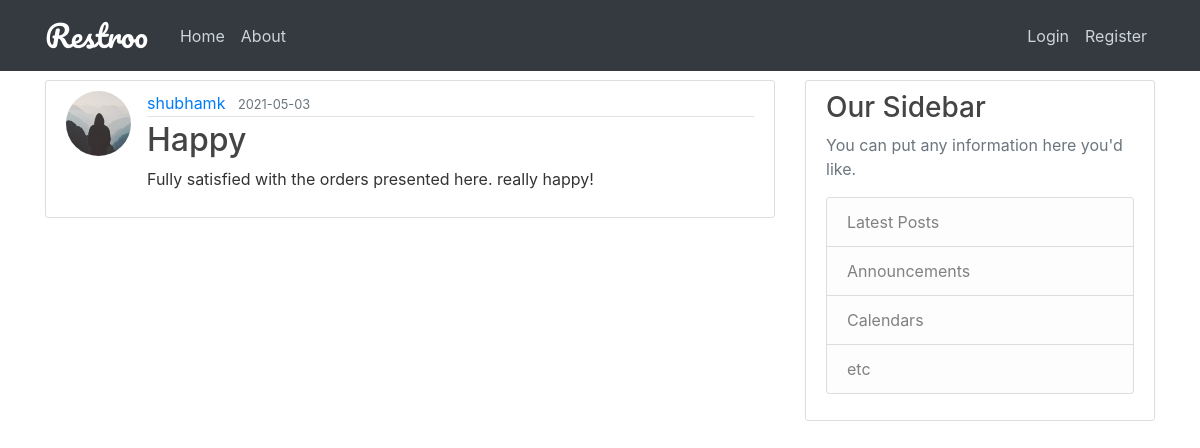
The page /review/1 on the database its author committed.
### restroo/models.py (models this page shows, shortened)
class User(db.Model, UserMixin):
    id = db.Column(db.Integer, primary_key=True)
    name = db.Column(db.String(100), nullable=False)
    username = db.Column(db.String(20), unique=True, nullable=False)
    email = db.Column(db.String(120), unique=True, nullable=False)
    address = db.Column(db.Text, nullable=False)
    contact = db.Column(db.Integer, nullable=False)
    role = db.Column(db.String(20), nullable=False, default="customer")
    image_file = db.Column(db.String(20), nullable=False, default='default.jpg')
    password = db.Column(db.String(60), nullable=False)
    table = db.relationship('Tables', backref='restaurant', lazy=True)
    medias = db.relationship('Media', backref='uploader', lazy=True)
    posts = db.relationship('Post', back_populates='author', lazy=True)
    bookings = db.relationship('Booking', back_populates='booker', lazy=True,
                               primaryjoin='User.id==Booking.cust_id')
    reserves = db.relationship('Booking', back_populates='bookplace', lazy=True,
                               primaryjoin='User.id==Booking.rest_id')
    reviewed_by = db.relationship('Review', back_populates='reviewer', lazy=True,
                                  primaryjoin='User.id==Review.cust_id')
    reviewed_at = db.relationship('Review', back_populates='reviewplace', lazy=True,
                                  primaryjoin='User.id==Review.rest_id')

class Review(db.Model):
    id = db.Column(db.Integer, primary_key=True)
    title = db.Column(db.String(100), nullable=False)
    date_posted = db.Column(db.DateTime, nullable=False, default=datetime.utcnow)
    content = db.Column(db.Text, nullable=False)
    sentiment = db.Column(db.String(120), nullable="False")
    rest_id = db.Column(db.Integer, db.ForeignKey('user.id'), nullable=False)
    cust_id = db.Column(db.Integer, db.ForeignKey('user.id'), nullable=False)
    reviewer = db.relationship('User', back_populates='reviewed_by', foreign_keys='Review.cust_id')
    reviewplace = db.relationship('User', back_populates='reviewed_at', foreign_keys='Review.rest_id')

### restroo/routes.py (the view)
@app.route("/review/<int:review_id>")
def review(review_id):
    review = Review.query.get_or_404(review_id)
    return render_template('review.html', title=review.title, review=review)

### restroo/templates/review.html (shortened to what this page needs)
{% extends "layout.html" %}
{% block content %}
        <article class="media content-section" style="width: 100%;">
        <img class="rounded-circle article-img" src="{{ url_for('static', filename='profile_pics/' + review.reviewer.image_file) }}">
          <div class="media-body">
            <div class="article-metadata">
              <a class="mr-2" href="#">{{ review.reviewer.username }}</a>
              <small class="text-muted">{{ review.date_posted.strftime('%Y-%m-%d') }}</small>
            </div>
            <h2 class="article-title">{{ review.title }}</h2>
            <p class="article-content">{{ review.content }}</p>
          </div>
        </article>
{% endblock content %}

### restroo/static/main.css (style rules this page uses)
body { background-image: url('pexels-pixabay-326279.jpg'); background-repeat: no-repeat; background-attachment: fixed; background-size: cover; color: #333333; margin-top: 5rem; }
h1, h2, h3, h4, h5, h6 { color: #444444; }
.content-section { background: #ffffff; padding: 10px 20px; border: 1px solid #dddddd; border-radius: 3px; margin-bottom: 20px; }
.article-title { color: #444444; }
.article-content { white-space: pre-line; }
.article-img { height: 65px; width: 65px; margin-right: 16px; }
.article-metadata { padding-bottom: 1px; margin-bottom: 4px; border-bottom: 1px solid #e3e3e3 }

### rows shown on the page
User: image_file (placeholder picture), reviewer.username "shubhamk"
Review: date_posted "2021-05-03", title "Happy", content "Fully satisfied with the orders presented here. really happy!"
